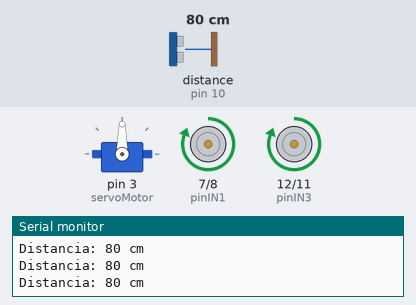
Recording of a sketch running on a simulated Arduino Uno, built with avr-gcc and run on an emulated ATmega328P. Parts: servo, motor-driver pin pairs drawn as motors (green arrow = first pin HIGH = forward, orange = second pin HIGH = backward, longer = more drive, scaled by the enable pin), the last lines printed to the serial monitor. Wiring (inferred from the names in the program): ultrasonic range finder: trigger pin 9; echo pin 10. The test bench sets the inputs (shaded band); at power-on: distance to the obstacle (sensor on pin 10) 80 cm. The echo pulse lasts 58.3 µs per cm.

Above: at 1.2 s.
1.3 s: distance to the obstacle (sensor on pin 10) set to 33 cm
4.3 s: distance to the obstacle (sensor on pin 10) set to 27 cm
At 5.2 s:
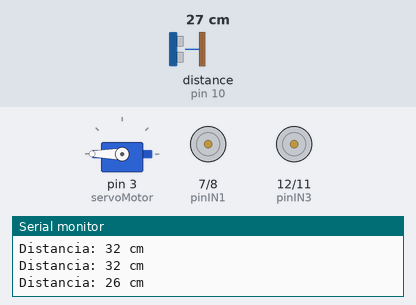
At 6.5 s:
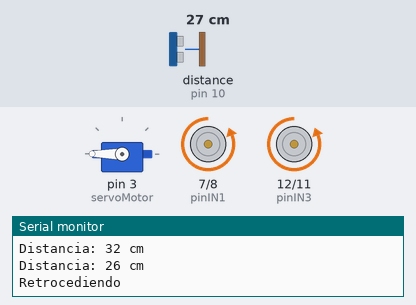
6.8 s: distance to the obstacle (sensor on pin 10) set to 35 cm
9.8 s: distance to the obstacle (sensor on pin 10) set to 2 cm
At 10.4 s:
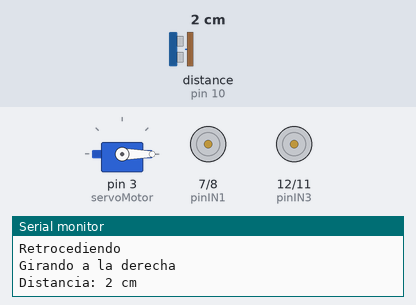
12.5 s: distance to the obstacle (sensor on pin 10) set to 60 cm
Timing chart, 0 to 16.5 s (numbered marks = the images above; inputs shaded):
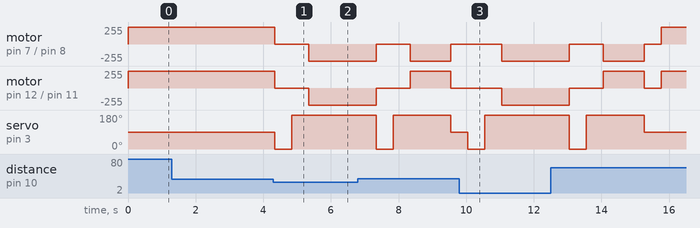

The sketch:

practica_3.ino
```cpp
#include <Servo.h>

Servo servoMotor;

const int pinENA = 6;
const int pinIN1 = 7;
const int pinIN2 = 8;

const int pinENB = 13;
const int pinIN3 = 12;
const int pinIN4 = 11;

const int Trigger = 9;
const int Echo = 10;

int speed = 255;

void setup()
{
  Serial.begin(9600);

  pinMode(pinIN1, OUTPUT);
  pinMode(pinIN2, OUTPUT);
  pinMode(pinENA, OUTPUT);

  pinMode(pinIN3, OUTPUT);
  pinMode(pinIN4, OUTPUT);
  pinMode(pinENB, OUTPUT);
  servoMotor.attach(3);

  pinMode(Trigger, OUTPUT);
  pinMode(Echo, INPUT);
  digitalWrite(Trigger, LOW);
}

void girarServo(int angle) {
  servoMotor.write(angle);
  delay(500); // Esperar a que el servo se mueva
}

long medirDistancia() {
  long t, d;

  // Aseguramos que el Trigger esté en LOW antes de enviar el pulso
  digitalWrite(Trigger, LOW);
  delayMicroseconds(2);

  // Enviamos un pulso de 10 microsegundos en el Trigger
  digitalWrite(Trigger, HIGH);
  delayMicroseconds(10);
  digitalWrite(Trigger, LOW);

  // Medimos el tiempo del pulso de retorno en el pin Echo
  t = pulseIn(Echo, HIGH);

  // Convertimos el tiempo en distancia (en centímetros)
  d = t / 58;

  return d;
}

void avanzarA() {
  digitalWrite(pinIN1, HIGH);
  digitalWrite(pinIN2, LOW);
  analogWrite(pinENA, speed);
}

void avanzarB() {
  digitalWrite(pinIN3, HIGH);
  digitalWrite(pinIN4, LOW);
  analogWrite(pinENB, speed);
}

void retrocederA() {
  digitalWrite(pinIN1, LOW);
  digitalWrite(pinIN2, HIGH);
  analogWrite(pinENA, speed);
}

void retrocederB() {
  digitalWrite(pinIN3, LOW);
  digitalWrite(pinIN4, HIGH);
  analogWrite(pinENB, speed);
}

void detenerA() {
  digitalWrite(pinIN1, LOW);
  digitalWrite(pinIN2, LOW);
  analogWrite(pinENA, 0);
}

void detenerB() {
  digitalWrite(pinIN3, LOW);
  digitalWrite(pinIN4, LOW);
  analogWrite(pinENB, 0);
}


void loop()
{
  long distancia = medirDistancia();
  Serial.print("Distancia: ");
  Serial.print(distancia);
  Serial.println(" cm");

  if (distancia < 30) {
    detenerA();
    detenerB();

    girarServo(0);
    long distanciaDerecha = medirDistancia();

    girarServo(180);
    long distanciaIzquierda = medirDistancia();

    if (distanciaIzquierda > 30 && distanciaIzquierda > distanciaDerecha) {

      Serial.println("Girando a la izquierda");
      retrocederB();
      avanzarA();
      delay(600);
      detenerA();
      detenerB();
    }
    else if (distanciaDerecha > 30) {


            Serial.println("Girando a la derecha");
      avanzarB();
      retrocederA();
      delay(600);
      detenerA();
      detenerB();
    }
    else {
      Serial.println("Retrocediendo");
      retrocederA();
      retrocederB();
      delay(2000);
      detenerA();
      detenerB();

      girarServo(0);
      long distanciaDerecha = medirDistancia();

      girarServo(180);
      long distanciaIzquierda = medirDistancia();

      if (distanciaIzquierda > 30 && distanciaIzquierda > distanciaDerecha) {
        Serial.println("Girando a la izquierda");
        retrocederB();
        avanzarA();
        delay(1200);
        detenerA();
        detenerB();

      }
      else if (distanciaDerecha > 30) {

        Serial.println("Girando a la derecha");
        avanzarB();
        retrocederA();
        delay(1200);
        detenerA();
        detenerB();
      }


    }

    girarServo(90);
  }
  else {
    avanzarA();
    avanzarB();
  }
}
```

Measured:
- the behaviour switches between 31 and 30 cm on distance to the obstacle (sensor on pin 10) (found by bisection; images 0 and 1)
- after the input at 4.3 s, motor on pin 7 (pinIN1) / pin 8 (pinIN2), motor on pin 12 (pinIN3) / pin 11 (pinIN4): forward 255/255 → stopped at once, → backward 255/255 1.0 s later; servo on pin 3 (servoMotor): 90° → 0° at once, → 180° 0.50 s later
- after the input at 9.8 s, motor on pin 7 (pinIN1) / pin 8 (pinIN2), motor on pin 12 (pinIN3) / pin 11 (pinIN4): stopped → backward 255/255 after 1.2 s; servo on pin 3 (servoMotor): 90° → 0° after 0.25 s, → 180° 0.50 s later
